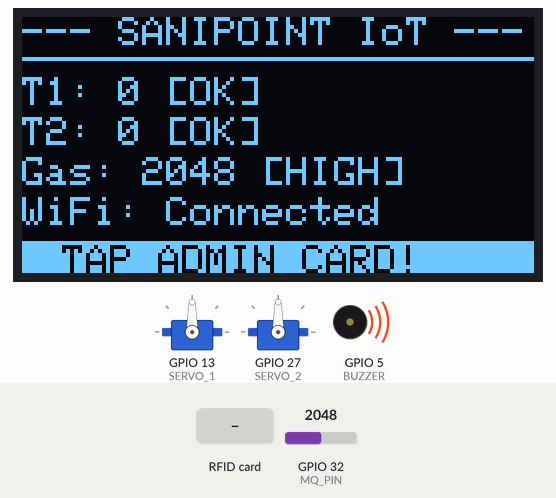
Simulated run of this sketch. Board: ESP32. Shown: 128×64 one-colour display, 2 × servo, buzzer (waves = sounding). Wiring (inferred from the names in the program): 2 × IR receiver: data GPIO 16 / data GPIO 26. The test bench sets the inputs (shaded band); at power-on: GPIO 32 (MQ_PIN) = 2048. WiFi joins after 1.5 s; servers stay silent unless stated; uploads are accepted with an empty reply; what the sketch prints to the serial monitor is not drawn.

Above: at 3.5 s.
3.6 s: GPIO 32 (MQ_PIN) set to 1831
At 4.7 s:
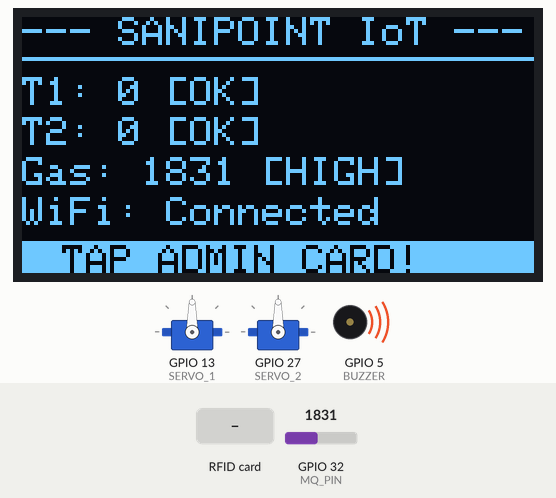
6.6 s: GPIO 32 (MQ_PIN) set to 1760
At 6.84 s:
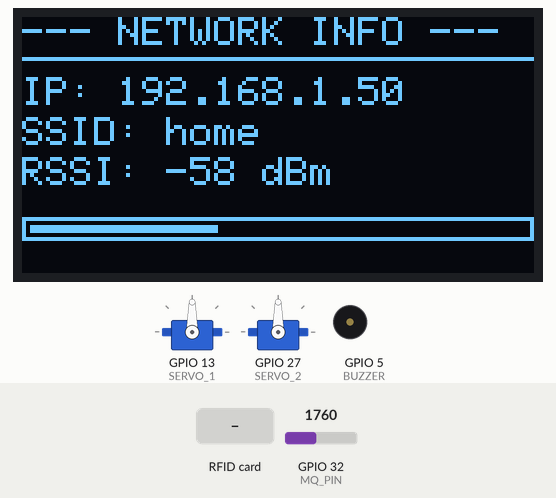
8.4 s: RFID card B4 90 FB B0 held to the reader
At 11.2 s:
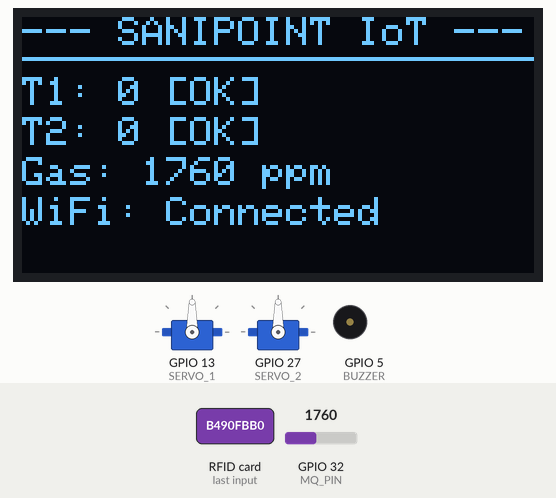
11.4 s: RFID card C6 86 1B FF held to the reader
At 12.1 s:
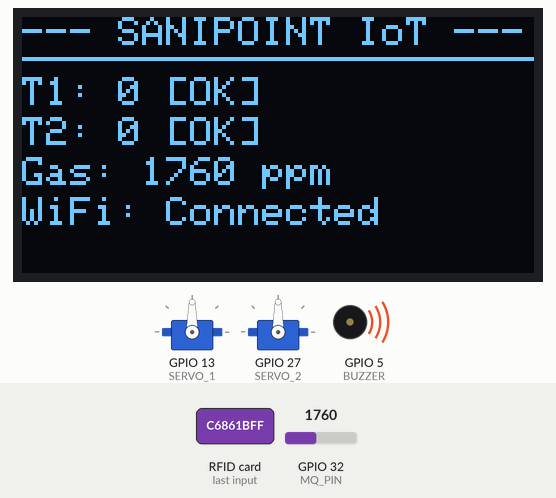
13.7 s: RFID card 5E 7A 19 C4 held to the reader
At 15.56 s:
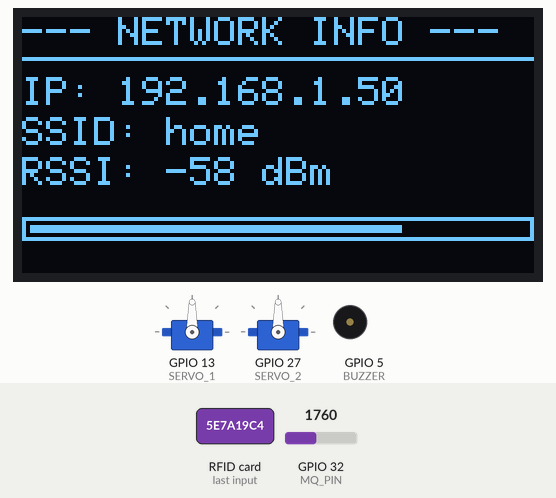
16.7 s: GPIO 32 (MQ_PIN) set to 1840
At 16.84 s:
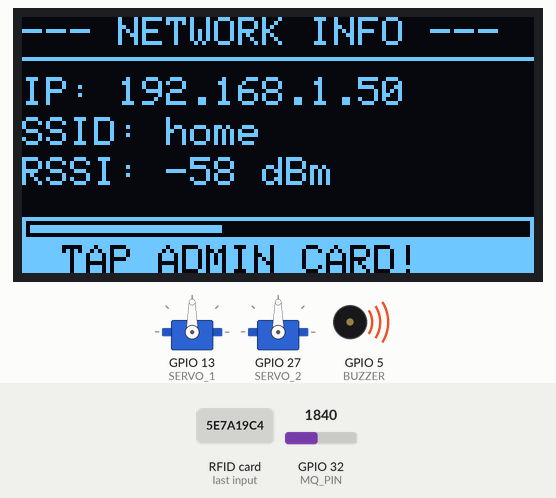
Timing chart, 0 to 19.2 s (numbered marks = the images above; inputs shaded):
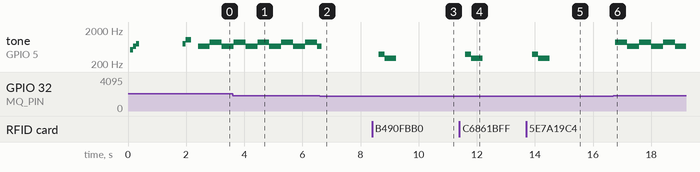

The sketch:

program-esp.ino
```cpp
#include <WiFi.h>
#include <WiFiClientSecure.h>
#include <HTTPClient.h>
#include <Wire.h>
#include <Adafruit_GFX.h>
#include <Adafruit_SSD1306.h>
#include <SPI.h>
#include <MFRC522.h>
#include <ESP32Servo.h>
#include <WiFiManager.h>
#include <ArduinoJson.h>

// --- DAFTAR NADA (FREKUENSI) ---
#define NOTE_C4  262
#define NOTE_D4  294
#define NOTE_E4  330
#define NOTE_F4  349
#define NOTE_G4  392
#define NOTE_A4  440
#define NOTE_B4  494
#define NOTE_C5  523
#define NOTE_E5  659
#define NOTE_G5  784
#define NOTE_C6  1047

// --- KONFIGURASI ENDPOINT HTTPS ---
const char* updateStatusURL = "https://storage-241204-250305.beznlabs.web.id/sanipoint-api/update_status.php";
const char* rfidTapURL = "https://storage-241204-250305.beznlabs.web.id/sanipoint-api/rfid_tap.php";
const char* getStatusURL = "https://storage-241204-250305.beznlabs.web.id/sanipoint-api/get_status.php";

// --- PIN HARDWARE ---
#define IR_T1 16
#define IR_T2 26
#define SERVO_1 13
#define SERVO_2 27
#define MQ_PIN 32
#define BUZZER 5
#define SS_PIN 15
#define RST_PIN 4

// --- VARIABEL SISTEM ---
int count1 = 0, count2 = 0;
const int GAS_LIMIT = 1800;
bool alarmActive = false;

unsigned long lastWebUpdate = 0;
unsigned long lastScreenToggle = 0;
unsigned long lastDetected1 = 0;
unsigned long lastDetected2 = 0;
unsigned long lastAlarmBeep = 0;
unsigned long lastStatusSync = 0;
int screenState = 0;

Adafruit_SSD1306 display(128, 64, &Wire, -1);
MFRC522 rfid(SS_PIN, RST_PIN);
Servo s1, s2;

// Fungsi pembantu untuk kirim data
String sendDataToWeb(const char* url, String postData);
void syncWithServer();

void setup() {
  Serial.begin(115200);

  pinMode(BUZZER, OUTPUT);
  digitalWrite(BUZZER, HIGH);

  Wire.begin(21, 22);
  display.begin(SSD1306_SWITCHCAPVCC, 0x3C);

  SPI.begin(18, 19, 23, 15);
  rfid.PCD_Init();

  pinMode(IR_T1, INPUT_PULLUP);
  pinMode(IR_T2, INPUT_PULLUP);

  s1.attach(SERVO_1);
  s2.attach(SERVO_2);
  s1.write(90);
  s2.write(90);

  // Melodi Startup (C-E-G)
  tone(BUZZER, NOTE_C5, 100); delay(100);
  tone(BUZZER, NOTE_E5, 100); delay(100);
  tone(BUZZER, NOTE_G5, 100); delay(100);
  noTone(BUZZER);

  WiFiManager wm;
  if (!wm.autoConnect("Sanipoint_Setup")) {
    ESP.restart();
  }

  // Melodi WiFi Connect (G-C tinggi)
  tone(BUZZER, NOTE_G5, 100); delay(100);
  tone(BUZZER, NOTE_C6, 200); delay(200);
  noTone(BUZZER);

  Serial.println("WiFi connected!");
  Serial.print("IP address: ");
  Serial.println(WiFi.localIP());

  // Initial sync with server
  syncWithServer();
}

void loop() {
  unsigned long currentMillis = millis();
  int gasValue = analogRead(MQ_PIN);

  // Update status ke server setiap 10 detik
  if (currentMillis - lastWebUpdate > 10000) {
    updateToiletStatus(1, count1, gasValue);
    updateToiletStatus(2, count2, gasValue);
    lastWebUpdate = currentMillis;
  }

  // Sync dengan server setiap 30 detik
  if (currentMillis - lastStatusSync > 30000) {
    syncWithServer();
    lastStatusSync = currentMillis;
  }

  alarmActive = (count1 >= 5 || count2 >= 5 || gasValue > GAS_LIMIT);
  handleHardware(gasValue);
  handleOLED(gasValue);
  yield();
}

void updateToiletStatus(int toiletId, int count, int gasLevel) {
  String postData = "toilet_id=" + String(toiletId) +
                   "&count=" + String(count) +
                   "&gas_level=" + String(gasLevel) +
                   "&is_locked=" + String(alarmActive ? 1 : 0);

  String response = sendDataToWeb(updateStatusURL, postData);

  if (response != "ERR" && response != "OFFLINE") {
    Serial.println("Status updated for Toilet " + String(toiletId));
  } else {
    Serial.println("Failed to update status for Toilet " + String(toiletId));
  }
}

void handleRFIDTap(String uid) {
  String postData = "uid=" + uid + "&toilet_id=1"; // Default toilet 1
  String response = sendDataToWeb(rfidTapURL, postData);

  Serial.println("RFID Response: " + response);

  // Parse JSON response
  DynamicJsonDocument doc(1024);
  DeserializationError error = deserializeJson(doc, response);

  if (!error && doc["success"]) {
    String action = doc["action"];
    if (action == "reset" || uid == "B490FBB0" || uid == "C6861BFF") {
      // Admin reset
      count1 = 0;
      count2 = 0;
      alarmActive = false;
      // Nada Sukses (C5 - G5)
      tone(BUZZER, NOTE_C5, 150); delay(150);
      tone(BUZZER, NOTE_G5, 150);
      Serial.println("System reset by admin");
    } else if (action == "start_cleaning" || action == "finish_cleaning") {
      // Employee cleaning
      tone(BUZZER, NOTE_E5, 100); delay(100);
      tone(BUZZER, NOTE_C6, 100);
      Serial.println("Cleaning action: " + action);
    }
  } else {
    // Nada Ditolak (G4 - D4 rendah)
    tone(BUZZER, NOTE_G4, 200); delay(200);
    tone(BUZZER, NOTE_D4, 400);
    Serial.println("RFID access denied");
  }
}

void syncWithServer() {
  String response = sendDataToWeb(getStatusURL, "");

  if (response != "ERR" && response != "OFFLINE") {
    // Parse server response untuk sinkronisasi status
    DynamicJsonDocument doc(2048);
    DeserializationError error = deserializeJson(doc, response);

    if (!error && doc["success"]) {
      Serial.println("Server sync successful");
      // Bisa tambahkan logic untuk sync status dari server
    }
  }
}

void handleHardware(int gas) {
  // Toilet 1
  if (digitalRead(IR_T1) == LOW && !alarmActive && count1 < 5) {
    if (millis() - lastDetected1 > 3000) {
      count1++;
      lastDetected1 = millis();
      tone(BUZZER, NOTE_C6, 50); // Blip pendek saat deteksi
      s1.write(170);
      delay(2000);
      s1.write(90);
      Serial.println("Toilet 1 visitor detected. Count: " + String(count1));
    }
  }

  // Toilet 2
  if (digitalRead(IR_T2) == LOW && !alarmActive && count2 < 5) {
    if (millis() - lastDetected2 > 3000) {
      count2++;
      lastDetected2 = millis();
      tone(BUZZER, NOTE_C6, 50); // Blip pendek saat deteksi
      s2.write(10);
      delay(2000);
      s2.write(90);
      Serial.println("Toilet 2 visitor detected. Count: " + String(count2));
    }
  }

  // RFID
  if (rfid.PICC_IsNewCardPresent() && rfid.PICC_ReadCardSerial()) {
    String uid = "";
    for (byte i = 0; i < rfid.uid.size; i++) {
      uid += String(rfid.uid.uidByte[i] < 0x10 ? "0" : "");
      uid += String(rfid.uid.uidByte[i], HEX);
    }
    uid.toUpperCase();

    Serial.println("RFID detected: " + uid);
    handleRFIDTap(uid);

    delay(400);
    noTone(BUZZER);
    rfid.PICC_HaltA();
    rfid.PCD_StopCrypto1();
  }

  // Alarm (Nada Siren Dua Ton)
  if (alarmActive) {
    if (millis() - lastAlarmBeep > 400) {
      static bool bState = false;
      // Berganti antara nada A4 dan E5 (seperti sirine ambulance profesional)
      if (bState) tone(BUZZER, 880); // A5
      else tone(BUZZER, 659);        // E5
      bState = !bState;
      lastAlarmBeep = millis();
    }
    // Lock servos when alarm active
    s1.write(90);
    s2.write(90);
  } else {
    noTone(BUZZER);
  }
}

void handleOLED(int gas) {
  if (millis() - lastScreenToggle > 5000) {
    screenState = !screenState;
    lastScreenToggle = millis();
  }

  display.clearDisplay();
  display.setTextColor(WHITE);

  if (screenState == 0) {
    // Screen 1: System Monitor
    display.setCursor(0, 0);
    display.println("--- SANIPOINT IoT ---");
    display.drawLine(0, 10, 128, 10, WHITE);

    display.setCursor(0, 15);
    display.print("T1: ");
    display.print(count1);
    display.println(count1 >= 5 ? " [MAINT]" : " [OK]");

    display.setCursor(0, 25);
    display.print("T2: ");
    display.print(count2);
    display.println(count2 >= 5 ? " [MAINT]" : " [OK]");

    display.setCursor(0, 35);
    display.print("Gas: ");
    display.print(gas);
    display.println(gas > GAS_LIMIT ? " [HIGH]" : " ppm");

    display.setCursor(0, 45);
    if (WiFi.status() == WL_CONNECTED) {
      display.println("WiFi: Connected");
    } else {
      display.println("WiFi: Disconnected");
    }

  } else {
    // Screen 2: Network Info
    display.setCursor(0, 0);
    display.println("--- NETWORK INFO ---");
    display.drawLine(0, 10, 128, 10, WHITE);

    display.setCursor(0, 15);
    display.print("IP: ");
    display.println(WiFi.localIP());

    display.setCursor(0, 25);
    display.print("SSID: ");
    display.println(WiFi.SSID());

    display.setCursor(0, 35);
    display.print("RSSI: ");
    display.print(WiFi.RSSI());
    display.println(" dBm");

    // Progress bar animation
    int bar = (millis() % 2000) / 16;
    display.drawRect(0, 50, 128, 6, WHITE);
    display.fillRect(2, 52, bar, 2, WHITE);
  }

  // Alarm overlay
  if (alarmActive) {
    display.fillRect(0, 56, 128, 8, WHITE);
    display.setTextColor(BLACK);
    display.setCursor(10, 57);
    display.print("TAP ADMIN CARD!");
  }

  display.display();
}

String sendDataToWeb(const char* url, String postData) {
  if (WiFi.status() != WL_CONNECTED) {
    return "OFFLINE";
  }

  WiFiClientSecure client;
  client.setInsecure(); // Skip SSL verification for simplicity

  HTTPClient http;
  http.setTimeout(10000); // 10 second timeout
  http.begin(client, url);
  http.addHeader("Content-Type", "application/x-www-form-urlencoded");
  http.addHeader("User-Agent", "ESP32-Sanipoint-IoT/1.0");

  int httpResponseCode;
  if (postData.length() > 0) {
    httpResponseCode = http.POST(postData);
  } else {
    httpResponseCode = http.GET();
  }

  String payload = "ERR";
  if (httpResponseCode > 0) {
    payload = http.getString();
    Serial.println("HTTP Response: " + String(httpResponseCode));
    Serial.println("Payload: " + payload);
  } else {
    Serial.println("HTTP Error: " + String(httpResponseCode));
  }

  http.end();
  return payload;
}
```

Measured:
- the behaviour switches between 1801 and 1800 on GPIO 32 (MQ_PIN) (found by bisection; images 1 and 2)
- after the input at 6.6 s, the display: first changes after 0.14 s (image 2 shows a later state)
- after the input at 8.4 s, tone on GPIO 5 (BUZZER): silent → 392 Hz after 0.23 s, → 294 Hz 0.20 s later, → silent 0.40 s later
- after the input at 11.4 s, tone on GPIO 5 (BUZZER): silent → 392 Hz after 0.21 s, → 294 Hz 0.20 s later, → silent 0.40 s later
- after the input at 13.7 s, tone on GPIO 5 (BUZZER): silent → 392 Hz after 0.22 s, → 294 Hz 0.20 s later, → silent 0.40 s later
- after the input at 16.7 s, tone on GPIO 5 (BUZZER): alternates 880 Hz for 0.41 s and 659 Hz for 0.41 s, starting after 0.07 s; the display: changes after 0.10 s (image 6)
- by itself, tone on GPIO 5 (BUZZER): alternates 880 Hz for 0.41 s and 659 Hz for 0.41 s
